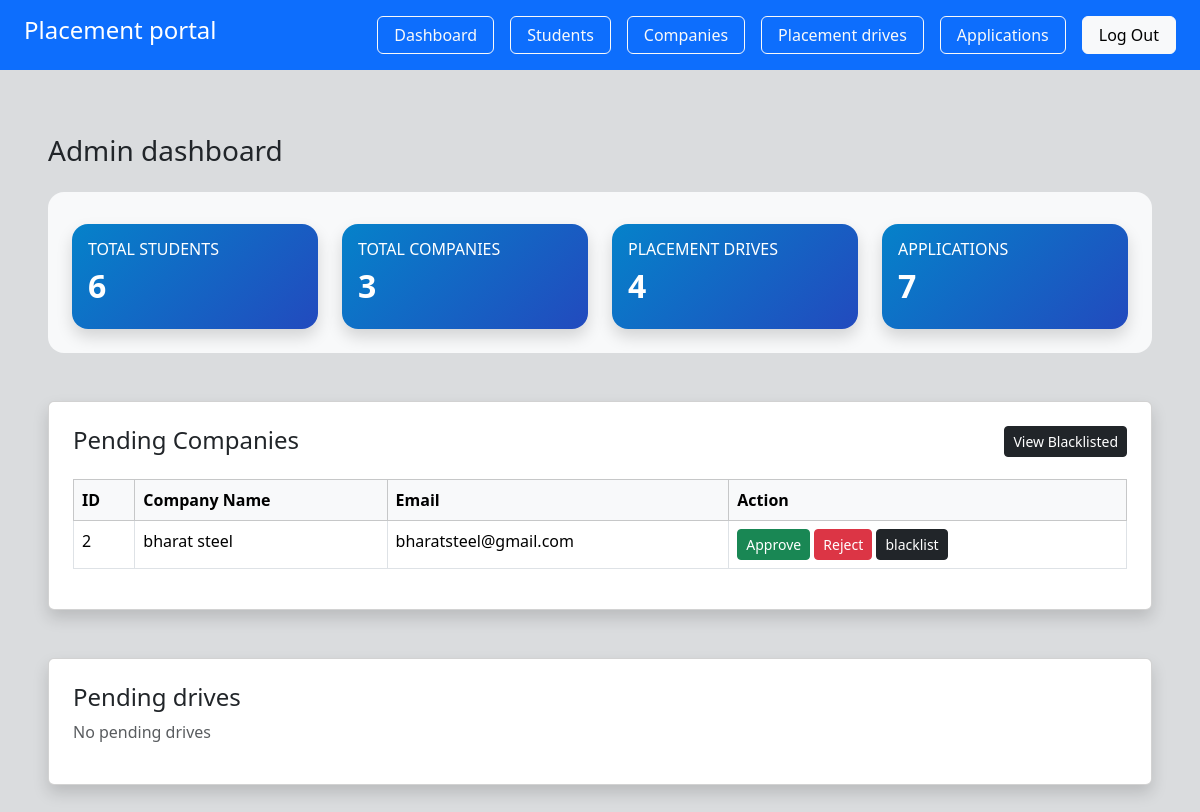
The app's page /admin/dashboard (signed in), older data.
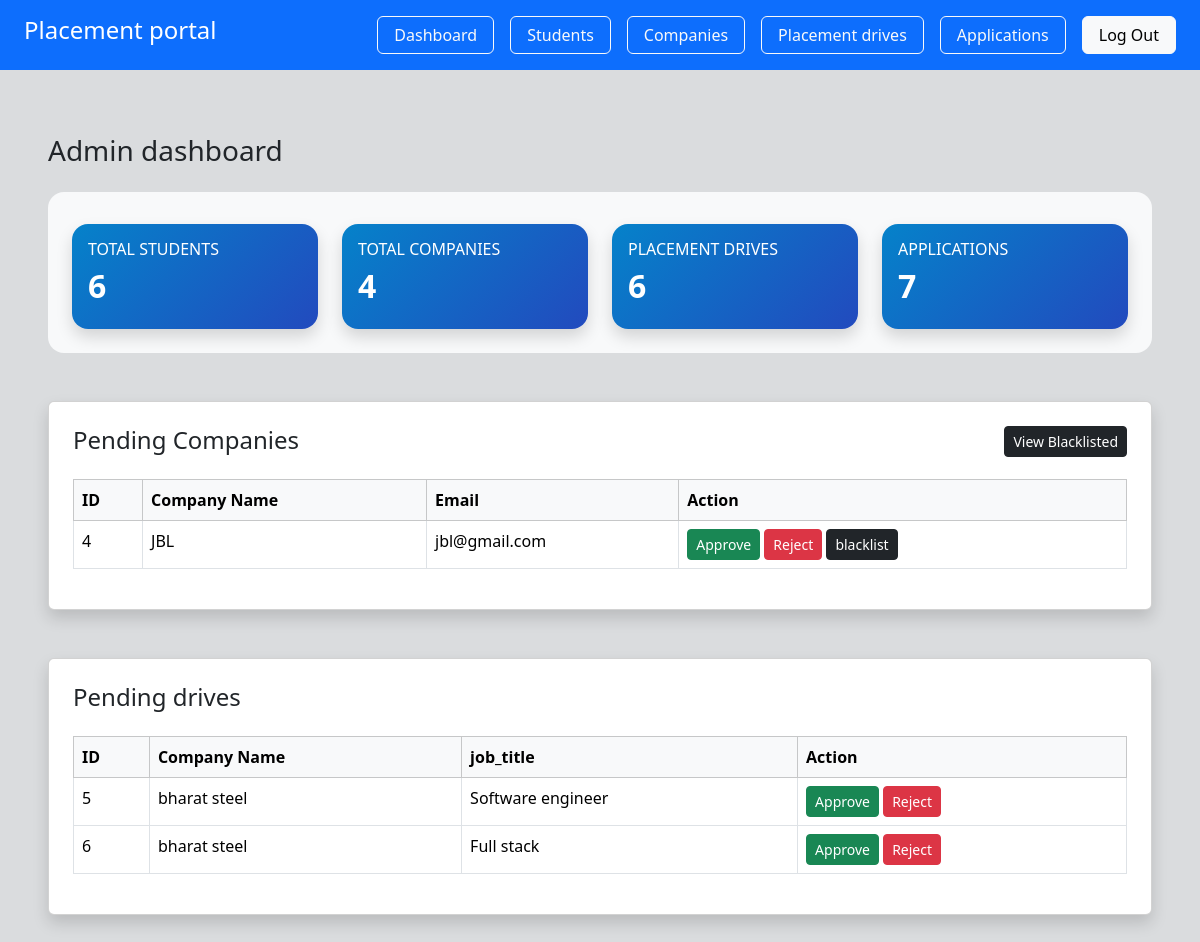
The same page, newer data.
### app/models.py (models this page shows, shortened)
class Company(db.Model):
     __tablename__ = "companies"
     id = db.Column(db.Integer, primary_key=True)
     user_id = db.Column(db.Integer, db.ForeignKey("users.id"), nullable=False)
     company_name = db.Column(db.String(150), nullable=False)
     hr_name = db.Column(db.String(100))
     website = db.Column(db.String(150))
     approval_status = db.Column(db.String(20), default="pending")
     is_blacklisted = db.Column(db.Boolean, default=False)
     user = db.relationship("User", backref=db.backref("company", uselist=False),uselist=False)

class User(UserMixin, db.Model):
     __tablename__ = "users"
     id = db.Column(db.Integer, primary_key=True)
     email = db.Column(db.String(120) , unique=True, nullable=False)
     password = db.Column(db.String(120) , nullable=False)
     role = db.Column(db.String(20), nullable=False)
     is_active = db.Column(db.Boolean, default=True)
     created_at = db.Column(db.DateTime, default=datetime.utcnow)

class PlacementDrive(db.Model):
     __tablename__ = "placement_drives"
     id = db.Column(db.Integer, primary_key=True)
     company_id = db.Column(db.Integer, db.ForeignKey("companies.id"), nullable=False)
     job_title = db.Column(db.String(150), nullable=False )
     description = db.Column(db.Text)
     eligibility= db.Column(db.String(200))
     deadline = db.Column(db.Date)
     status = db.Column(db.String(20) , default = 'pending')
     created_at  = db.Column(db.DateTime, default=datetime.utcnow)
     company= db.relationship('Company', backref='drives')

### app/admin/routes.py (the view)
@admin.route('/admin/dashboard')
@login_required
def a_admin():
    if current_user.role != "admin":
        abort(403)
    total_student = Student.query.count()
    total_companies = Company.query.count()
    total_drives = PlacementDrive.query.count()
    total_applications = Application.query.count()
    view = request.args.get("view")
    blacklist_companies = Company.query.filter_by(approval_status='blacklisted').all()
    pending_companies = Company.query.filter_by(approval_status='pending').all()
    reject_companies = Company.query.filter_by(approval_status='rejected').all()
    all_blocked_companies = blacklist_companies + reject_companies
    drive_view = request.args.get("drive_view")
    pending_drives = PlacementDrive.query.filter_by(status='pending').all()
    reject_drives = PlacementDrive.query.filter_by(status='rejected').all()
    return render_template(
        'admin/dashboard.html',
        total_student=total_student,
        total_companies=total_companies,
        total_drives=total_drives,
        total_applications=total_applications,
        view=view,
        blacklist_companies=blacklist_companies,
        pending_companies=pending_companies,
        all_blocked_companies=all_blocked_companies,
        drive_view=drive_view,
        pending_drives=pending_drives,
        reject_drives=reject_drives
    )

### app/__init__.py (called while the page is built)
@login_manager.user_loader
def load_user(user_id):
    from app.models import User
    return User.query.get(int(user_id))

### app/templates/admin/dashboard.html
{% extends "admin/a_admin.html" %}
{% block stats %}
    <div class="bg-light p-4 rounded-4 " >
     <div class="row g-4 pt-2">
               <div class="col-md-3">
               <div class="card text-white shadow rounded-4 border-0" style="background: linear-gradient(135deg,#0582ca,#224abe);">
                    <div class="card-body">
                        <h6 class="text-uppercase">Total Students</h6>
                        <h2 class="fw-bold">{{total_student}}</h2>
                    </div>
               </div>
               </div>
               <div class="col-md-3">
               <div class="card text-white shadow rounded-4 border-0" style="background: linear-gradient(135deg,#0582ca,#224abe);">
                    <div class="card-body">
                        <h6 class="text-uppercase">Total Companies</h6>
                        <h2 class="fw-bold">{{total_companies}}</h2>
                    </div>
               </div>
               </div>
               <div class="col-md-3">
               <div class="card text-white shadow rounded-4 border-0" style="background: linear-gradient(135deg,#0582ca,#224abe);">
                    <div class="card-body">
                        <h6 class="text-uppercase">Placement Drives</h6>
                        <h2 class="fw-bold">{{total_drives}}</h2>
                    </div>
               </div>
               </div>
               <div class="col-md-3">
               <div class="card text-white shadow rounded-4 border-0" style="background: linear-gradient(135deg,#0582ca,#224abe);">
                    <div class="card-body">
                        <h6 class="text-uppercase">Applications</h6>
                        <h2 class="fw-bold">{{total_applications}}</h2>
                    </div>
               </div>
               </div>
     </div>
</div>
{% endblock %}

### app/templates/admin/pending_card.html
    {% if pending_companies %}
    <table class="table table-bordered mt-3">
        <thead class="table-light">
            <tr>
                <th>ID</th>
                <th>Company Name</th>
                <th>Email</th>
                <th>Action</th>
            </tr>
        </thead>
        <tbody>
            {% for company in pending_companies %}
            <tr>
                <td>{{ company.id }}</td>
                <td>{{ company.company_name }}</td>
                <td>{{ company.user.email }}</td>
                <td>
                    <a href="/admin/approve/{{ company.id }}"
                       class="btn btn-success btn-sm">Approve</a>
                    <a href="/admin/reject/{{ company.id }}"
                       class="btn btn-danger btn-sm">Reject</a>
                    <a href="/admin/blacklist/{{ company.id }}"
                       class="btn btn-dark btn-sm">blacklist</a>
                </td>
            </tr>
            {% endfor %}
        </tbody>
    </table>
    {% else %}
        <p class="text-muted">No pending companies</p>
    {% endif %}

### app/templates/admin/drives.html
 <div class="card shadow p-4 mt-5">
    <div class="d-flex justify-content-between"><h4>Pending drives</h4> </div>
    {% if pending_drives %}
    <table class="table table-bordered mt-3">
        <thead class="table-light">
            <tr>
                <th>ID</th>
                <th>Company Name</th>
                <th>job_title</th>
                <th>Action</th>
            </tr>
        </thead>
        <tbody>
            {% for Placement in pending_drives %}
            <tr>
                <td>{{ Placement.id }}</td>
                <td>{{ Placement.company.company_name }}</td>
                <td>{{ Placement.job_title}}</td>
                <td>
                    <a href="/admin/approve_drives/{{ Placement.id }}"
                       class="btn btn-success btn-sm">Approve</a>
                    <a href="/admin/drives_reject/{{ Placement.id }}"
                       class="btn btn-danger btn-sm">Reject</a>
                </td>
            </tr>
            {% endfor %}
        </tbody>
    </table>
    {% else %}
        <p class="text-muted">No pending drives</p>
    {% endif %}
 </div>

Row changes from the older to the newer data that the page shows:
no longer on this page (row edited): Company: id "2", company_name "bharat steel", user.email "bharatsteel@gmail.com"
added Company: id "4", company_name "JBL", user.email "jbl@gmail.com"
added PlacementDrive: id "5", company.company_name "bharat steel", job_title "Software engineer"
added PlacementDrive: id "6", company.company_name "bharat steel", job_title "Full stack"
Text that changed along with them:
{{ total_companies }}: "3" → "4"
{{ total_drives }}: "4" → "6"
text no longer shown: "No pending drives"
text now shown: "ID Company Name job_title Action"
